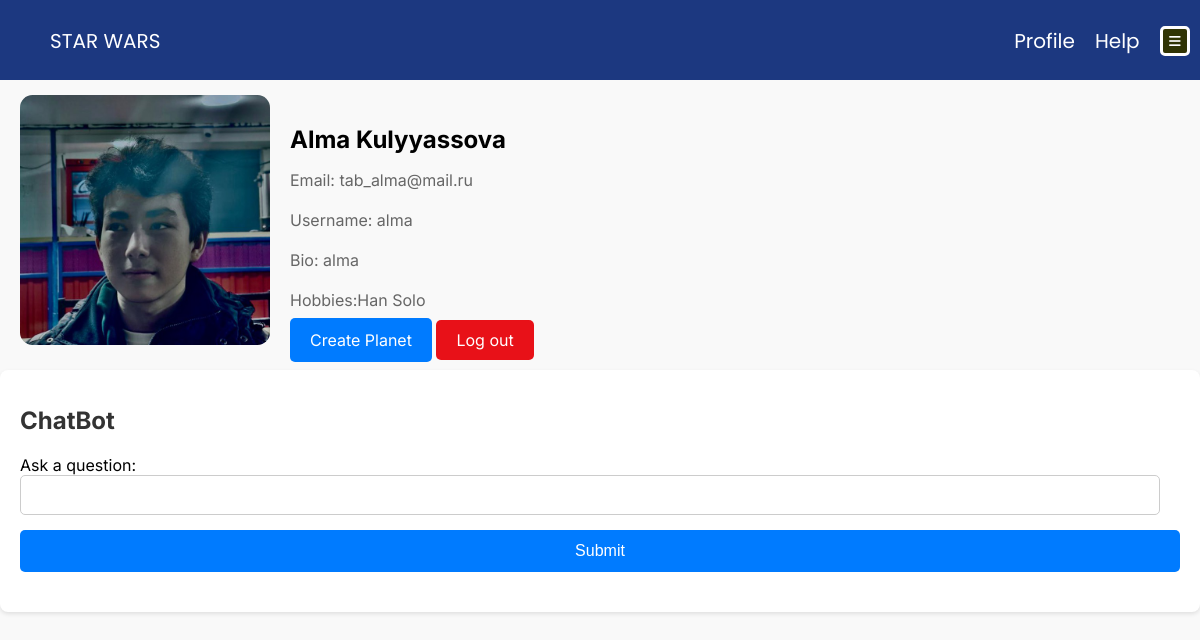
The page /profileo (signed in) on the database its author committed.
### main/models.py (models this page shows, shortened)
class UserProfile(models.Model):
    user = models.OneToOneField(User, on_delete=models.CASCADE)
    bio = models.TextField(blank=True)
    photo = models.ImageField(upload_to='avatars/', default=None)
    hobby = models.ForeignKey(Hobby, on_delete=models.CASCADE, default=1)

class Hobby(models.Model):
    name = models.CharField('name of hobby', max_length=200)
    def __str__(self):
        return self.name

### main/views.py (the view)
# urls.py: path('profileo', views.profileo, name='po'),
def profileo(request):
    if not request.user.is_authenticated:
        return redirect('loginsystem')
    user = request.user
    response = None
    try:
        userprofile = UserProfile.objects.get(user=user)
    except UserProfile.DoesNotExist:
        userprofile = None
    if request.method == 'POST':
        content = request.POST.get('content')
        response = chatgpt_api(content)
    context = {
        'user': user,
        'response': response,
        'userprofile': userprofile,
    }
    return render(request, 'main/profile-owner.html', context)

### main/templates/main/profile-owner.html (shortened to what this page needs)
{% extends 'main/layout.html' %}
{% load static %}
{% block style %}
<link rel="stylesheet" href="{% static 'css/po-d.css' %}">
{% endblock %}
{% block content %}
<header>
</header>
<div id="profile-container">
	<div id="avatar">
		{% if userprofile.photo %}
		  <img src="{{ userprofile.photo.url }}" alt="{{ user.username }}">
		{% else %}
		  <img src="{% static 'images/alisher.PNG' %}" alt="Default Avatar">
		{% endif %}
	  </div>
	<div id="profile-info">
	  <h1>{{ user.first_name }} {{ user.last_name }}</h1>
	  <p>Email: {{ user.email }}</p>
	  <p>Username: {{ user.username }}</p>
	  <p>Bio: {{ userprofile.bio }}</p>
	  <p>Hobbies:{{ userprofile.hobby }}
	  </p>
	  <a href="{% url 'create_story' %}" class="button">Create Planet</a>
	  <a href="{% url 'logout' %}" class="logout">Log out</a>
	</div>
  </div>
<div id="chatbot-container">
  <h1>ChatBot</h1>
  <form class="comment-form" action="{% url 'po' %}" method="post">
    <div class="form-group">
      <label for="content">Ask a question:</label>
      <input class="form-control" type="text" name="content" autocomplete="off" required>
    </div>
    <button class="button" type="submit">Submit</button>
  </form>
</div>
{% endblock %}

### main/static/css/lay-d.css (style rules this page uses)
body { margin: 0px; }

### main/templates/main/layout.html (style rules this page uses)
body { font-family: Arial, sans-serif; }

### main/templates/main/profile-owner.html (style rules this page uses)
body { font-family: Arial, sans-serif; background-color: #f9f9f9; margin: 0; padding: 0; }
header { background-color: #4C35A7; color: white; padding: 20px 0; text-align: center; font-size: 24px; margin-bottom: 20px; box-shadow: 0 2px 4px rgba(0, 0, 0, 0.1); }
#profile-container { display: flex; align-items: center; justify-content: flex-start; margin-bottom: 20px; }
#avatar { margin-left: 20px; width: 250px; height: 250px; border-radius: 5%; margin-right: 20px; overflow: hidden; }
#avatar img { width: 100%; height: 100%; object-fit: cover; }
#profile-info { margin-top: 20px; }
#profile-info h1 { font-size: 24px; margin-bottom: 5px; }
#profile-info p { width: 350px; color: #666; margin-bottom: 20px; font-size: 16px; }
.button { background-color: #007bff; color: #fff; padding: 10px 20px; border: none; border-radius: 5px; cursor: pointer; transition: background-color 0.3s ease; text-decoration: none; }
.logout { background-color: #e81118; color: #fff; padding: 10px 20px; border: none; border-radius: 5px; cursor: pointer; transition: background-color 0.3s ease; text-decoration: none; }
#chatbot-container { background-color: #fff; border-radius: 8px; box-shadow: 0 2px 4px rgba(0, 0, 0, 0.1); padding: 20px; }
#chatbot-container h1 { font-size: 24px; margin-bottom: 20px; color: #333; }
.comment-form { margin-bottom: 20px; }
.form-group { margin-bottom: 15px; }
.form-control { width: calc(100% - 20px); padding: 10px; font-size: 16px; border: 1px solid #ccc; border-radius: 5px; }
.button { width: 100%; padding: 12px 20px; font-size: 16px; }

### rows shown on the page
UserProfile: photo (picture), bio "alma", hobby "Han Solo"

### other values the page prints
{{ user.first_name }} "Alma"
{{ user.last_name }} "Kulyyassova"
{{ user.email }} "tab_alma@mail.ru"
{{ user.username }} "alma"
